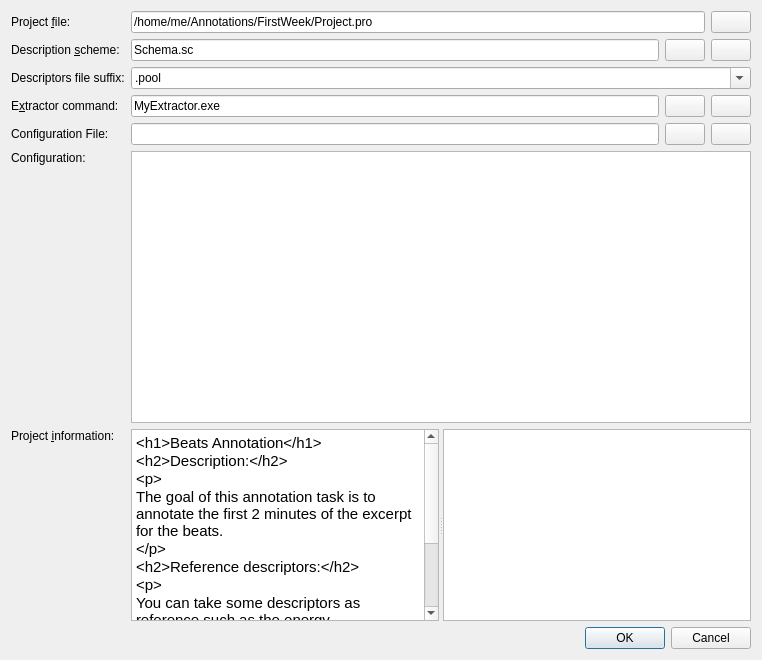
<ui version="4.0" >
 <class>ProjectEditor</class>
 <widget class="QDialog" name="ProjectEditor" >
  <property name="geometry" >
   <rect>
    <x>0</x>
    <y>0</y>
    <width>762</width>
    <height>660</height>
   </rect>
  </property>
  <property name="windowTitle" >
   <string>Project Properties</string>
  </property>
  <layout class="QGridLayout" >
   <item row="0" column="0" >
    <widget class="QLabel" name="label_5" >
     <property name="text" >
      <string>Project &amp;file:</string>
     </property>
     <property name="buddy" >
      <cstring>projectFile</cstring>
     </property>
    </widget>
   </item>
   <item row="0" column="1" >
    <layout class="QHBoxLayout" >
     <property name="spacing" >
      <number>6</number>
     </property>
     <property name="leftMargin" >
      <number>0</number>
     </property>
     <property name="topMargin" >
      <number>0</number>
     </property>
     <property name="rightMargin" >
      <number>0</number>
     </property>
     <property name="bottomMargin" >
      <number>0</number>
     </property>
     <item>
      <widget class="QLineEdit" name="projectFile" >
       <property name="text" >
        <string>/home/me/Annotations/FirstWeek/Project.pro</string>
       </property>
       <property name="readOnly" >
        <bool>true</bool>
       </property>
      </widget>
     </item>
     <item>
      <widget class="QPushButton" name="projectBrowseButton" >
       <property name="icon" >
        <iconset resource="images.qrc" >:/icons/images/fileopen.png</iconset>
       </property>
      </widget>
     </item>
    </layout>
   </item>
   <item row="1" column="0" >
    <widget class="QLabel" name="label_2" >
     <property name="text" >
      <string>Description &amp;scheme:</string>
     </property>
     <property name="buddy" >
      <cstring>extractorEditButton</cstring>
     </property>
    </widget>
   </item>
   <item row="1" column="1" >
    <layout class="QHBoxLayout" >
     <property name="spacing" >
      <number>6</number>
     </property>
     <property name="leftMargin" >
      <number>0</number>
     </property>
     <property name="topMargin" >
      <number>0</number>
     </property>
     <property name="rightMargin" >
      <number>0</number>
     </property>
     <property name="bottomMargin" >
      <number>0</number>
     </property>
     <item>
      <widget class="QLineEdit" name="schema" >
       <property name="text" >
        <string>Schema.sc</string>
       </property>
       <property name="readOnly" >
        <bool>true</bool>
       </property>
      </widget>
     </item>
     <item>
      <widget class="QPushButton" name="schemaEditButton" >
       <property name="icon" >
        <iconset resource="images.qrc" >:/icons/images/view_tree.png</iconset>
       </property>
      </widget>
     </item>
     <item>
      <widget class="QPushButton" name="schemaBrowseButton" >
       <property name="icon" >
        <iconset resource="images.qrc" >:/icons/images/fileopen.png</iconset>
       </property>
      </widget>
     </item>
    </layout>
   </item>
   <item row="2" column="0" >
    <widget class="QLabel" name="label_4" >
     <property name="text" >
      <string>Descriptors file suffix:</string>
     </property>
    </widget>
   </item>
   <item row="2" column="1" >
    <widget class="QComboBox" name="suffix" >
     <property name="editable" >
      <bool>true</bool>
     </property>
     <item>
      <property name="text" >
       <string>.pool</string>
      </property>
     </item>
    </widget>
   </item>
   <item row="3" column="0" >
    <widget class="QLabel" name="label_3" >
     <property name="text" >
      <string>E&amp;xtractor command:</string>
     </property>
     <property name="buddy" >
      <cstring>schemaEditButton</cstring>
     </property>
    </widget>
   </item>
   <item row="3" column="1" >
    <layout class="QHBoxLayout" >
     <property name="spacing" >
      <number>6</number>
     </property>
     <property name="leftMargin" >
      <number>0</number>
     </property>
     <property name="topMargin" >
      <number>0</number>
     </property>
     <property name="rightMargin" >
      <number>0</number>
     </property>
     <property name="bottomMargin" >
      <number>0</number>
     </property>
     <item>
      <widget class="QLineEdit" name="extractor" >
       <property name="text" >
        <string>MyExtractor.exe</string>
       </property>
      </widget>
     </item>
     <item>
      <widget class="QPushButton" name="extractorEditButton" >
       <property name="toolTip" >
        <string>Execute with a sample wave</string>
       </property>
       <property name="icon" >
        <iconset resource="images.qrc" >:/icons/images/gear.png</iconset>
       </property>
      </widget>
     </item>
     <item>
      <widget class="QPushButton" name="extractorBrowseButton" >
       <property name="icon" >
        <iconset resource="images.qrc" >:/icons/images/fileopen.png</iconset>
       </property>
      </widget>
     </item>
    </layout>
   </item>
   <item row="4" column="0" >
    <widget class="QLabel" name="label_6" >
     <property name="text" >
      <string>Configuration File:</string>
     </property>
    </widget>
   </item>
   <item row="4" column="1" >
    <layout class="QHBoxLayout" >
     <property name="spacing" >
      <number>6</number>
     </property>
     <property name="leftMargin" >
      <number>0</number>
     </property>
     <property name="topMargin" >
      <number>0</number>
     </property>
     <property name="rightMargin" >
      <number>0</number>
     </property>
     <property name="bottomMargin" >
      <number>0</number>
     </property>
     <item>
      <widget class="QLineEdit" name="configuration" >
       <property name="text" >
        <string/>
       </property>
      </widget>
     </item>
     <item>
      <widget class="QPushButton" name="configurationEditButton" >
       <property name="toolTip" >
        <string>Edit the configuration file</string>
       </property>
       <property name="icon" >
        <iconset resource="images.qrc" >:/icons/images/edit.png</iconset>
       </property>
      </widget>
     </item>
     <item>
      <widget class="QPushButton" name="configurationBrowseButton" >
       <property name="icon" >
        <iconset resource="images.qrc" >:/icons/images/fileopen.png</iconset>
       </property>
      </widget>
     </item>
    </layout>
   </item>
   <item row="5" column="0" >
    <widget class="QLabel" name="label_7" >
     <property name="text" >
      <string>Configuration: </string>
     </property>
     <property name="alignment" >
      <set>Qt::AlignLeading|Qt::AlignLeft|Qt::AlignTop</set>
     </property>
     <property name="buddy" >
      <cstring>suffix</cstring>
     </property>
    </widget>
   </item>
   <item row="5" column="1" >
    <widget class="QTextEdit" name="configurationInfo" >
     <property name="html" >
      <string>&lt;html>&lt;head>&lt;meta name="qrichtext" content="1" />&lt;style type="text/css">
p, li { white-space: pre-wrap; }
&lt;/style>&lt;/head>&lt;body style=" font-family:'宋体'; font-size:9pt; font-weight:400; font-style:normal;">
&lt;p style="-qt-paragraph-type:empty; margin-top:0px; margin-bottom:0px; margin-left:0px; margin-right:0px; -qt-block-indent:0; text-indent:0px;">&lt;/p>&lt;/body>&lt;/html></string>
     </property>
     <property name="acceptRichText" >
      <bool>false</bool>
     </property>
    </widget>
   </item>
   <item row="6" column="0" >
    <widget class="QLabel" name="label" >
     <property name="text" >
      <string>Project &amp;information: </string>
     </property>
     <property name="alignment" >
      <set>Qt::AlignLeading|Qt::AlignLeft|Qt::AlignTop</set>
     </property>
     <property name="buddy" >
      <cstring>suffix</cstring>
     </property>
    </widget>
   </item>
   <item row="6" column="1" >
    <widget class="QSplitter" name="splitter" >
     <property name="orientation" >
      <enum>Qt::Horizontal</enum>
     </property>
     <widget class="QTextEdit" name="projectInfo" >
      <property name="html" >
       <string>&lt;html>&lt;head>&lt;meta name="qrichtext" content="1" />&lt;style type="text/css">
p, li { white-space: pre-wrap; }
&lt;/style>&lt;/head>&lt;body style=" font-family:'宋体'; font-size:9pt; font-weight:400; font-style:normal;">
&lt;p style=" margin-top:0px; margin-bottom:0px; margin-left:0px; margin-right:0px; -qt-block-indent:0; text-indent:0px; font-family:'Sans Serif'; font-size:11pt;">&amp;lt;h1&amp;gt;Beats Annotation&amp;lt;/h1&amp;gt;&lt;/p>
&lt;p style=" margin-top:0px; margin-bottom:0px; margin-left:0px; margin-right:0px; -qt-block-indent:0; text-indent:0px; font-family:'Sans Serif'; font-size:11pt;">&amp;lt;h2&amp;gt;Description:&amp;lt;/h2&amp;gt;&lt;/p>
&lt;p style=" margin-top:0px; margin-bottom:0px; margin-left:0px; margin-right:0px; -qt-block-indent:0; text-indent:0px; font-family:'Sans Serif'; font-size:11pt;">&amp;lt;p&amp;gt;&lt;/p>
&lt;p style=" margin-top:0px; margin-bottom:0px; margin-left:0px; margin-right:0px; -qt-block-indent:0; text-indent:0px; font-family:'Sans Serif'; font-size:11pt;">The goal of this annotation task is to annotate the first 2 minutes of the excerpt for the beats.&lt;/p>
&lt;p style=" margin-top:0px; margin-bottom:0px; margin-left:0px; margin-right:0px; -qt-block-indent:0; text-indent:0px; font-family:'Sans Serif'; font-size:11pt;">&amp;lt;/p&amp;gt;&lt;/p>
&lt;p style=" margin-top:0px; margin-bottom:0px; margin-left:0px; margin-right:0px; -qt-block-indent:0; text-indent:0px; font-family:'Sans Serif'; font-size:11pt;">&amp;lt;h2&amp;gt;Reference descriptors:&amp;lt;/h2&amp;gt;&lt;/p>
&lt;p style=" margin-top:0px; margin-bottom:0px; margin-left:0px; margin-right:0px; -qt-block-indent:0; text-indent:0px; font-family:'Sans Serif'; font-size:11pt;">&amp;lt;p&amp;gt;&lt;/p>
&lt;p style=" margin-top:0px; margin-bottom:0px; margin-left:0px; margin-right:0px; -qt-block-indent:0; text-indent:0px; font-family:'Sans Serif'; font-size:11pt;">You can take some descriptors as reference such as the energy.&lt;/p>
&lt;p style=" margin-top:0px; margin-bottom:0px; margin-left:0px; margin-right:0px; -qt-block-indent:0; text-indent:0px; font-family:'Sans Serif'; font-size:11pt;">Consider that such descriptors are computed every 2048 samples so their precission may be not as accurate as it seems.&lt;/p>
&lt;p style=" margin-top:0px; margin-bottom:0px; margin-left:0px; margin-right:0px; -qt-block-indent:0; text-indent:0px; font-family:'Sans Serif'; font-size:11pt;">&amp;lt;/p&amp;gt;&lt;/p>
&lt;p style="-qt-paragraph-type:empty; margin-top:0px; margin-bottom:0px; margin-left:0px; margin-right:0px; -qt-block-indent:0; text-indent:0px; font-family:'Sans Serif'; font-size:11pt;">&lt;/p>&lt;/body>&lt;/html></string>
      </property>
      <property name="acceptRichText" >
       <bool>false</bool>
      </property>
     </widget>
     <widget class="QTextBrowser" name="htmlPreview" />
    </widget>
   </item>
   <item row="7" column="0" colspan="2" >
    <widget class="QDialogButtonBox" name="buttonBox" >
     <property name="standardButtons" >
      <set>QDialogButtonBox::Cancel|QDialogButtonBox::NoButton|QDialogButtonBox::Ok</set>
     </property>
    </widget>
   </item>
  </layout>
 </widget>
 <resources>
  <include location="images.qrc" />
 </resources>
 <connections/>
</ui>
